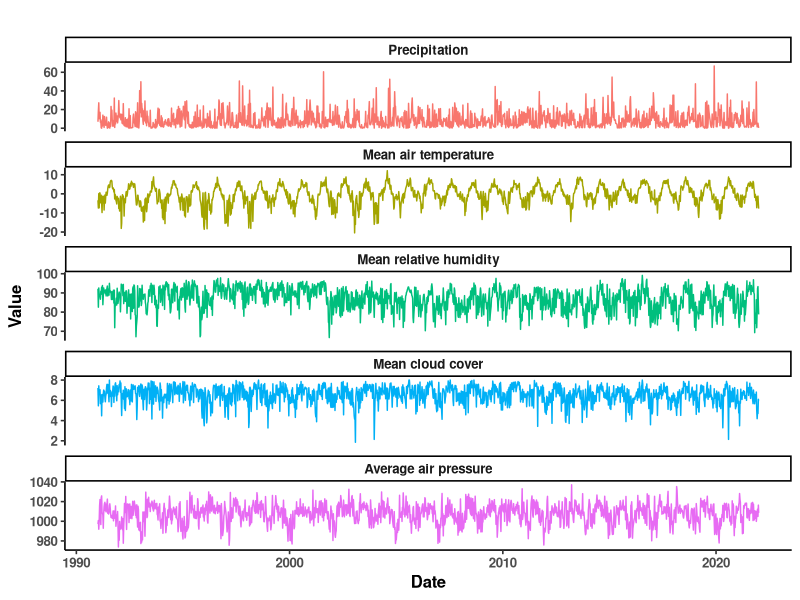
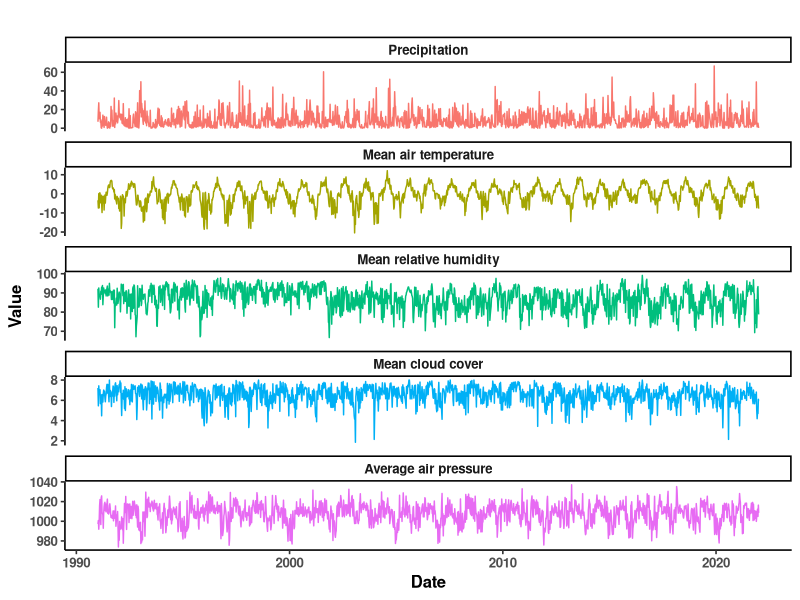

Write R code to recreate these figures, in order.
library(ggplot2)
library(scales)
library(dplyr)
library(readr)
############ FACET plot 

library(tidyverse)

# Load the dataset
df <- read.csv("weekly_summary_1991-2021.csv")
colnames(df) = c("Date", "Precipitation", "Mean air temperature",
                 "Mean relative humidity", "Mean cloud cover",
                 "Average air pressure")

# Convert Date to proper date format
df$Date <- as.Date(df$Date, format = "%d/%m/%Y")

# Reshape to long format
df_long <- df %>%
  pivot_longer(cols = -Date, names_to = "Variable", values_to = "Value")

# Set custom facet order using factor
df_long$Variable <- factor(df_long$Variable, levels = c(
  "Precipitation",
  "Mean air temperature",
  "Mean relative humidity",
  "Mean cloud cover",
  "Average air pressure"
))

ggplot(df_long, aes(x = Date, y = Value, color = Variable)) +
  geom_line(size = 0.5) +
  facet_wrap(~Variable, scales = "free_y", ncol = 1) +
  labs(title = "",
       x = "Date", y = "Value") +
  theme_classic(base_size = 12) +
  theme(
    strip.text = element_text(face = "bold"),
    legend.position = "none",
    panel.spacing = unit(0.5, "lines"),
    axis.title = element_text(face = "bold"),
    axis.text = element_text(face = "bold")
  )

# Save with adjusted width and height
ggsave("facet_plot_tall.png", width = 6, height = 6, dpi = 900)
